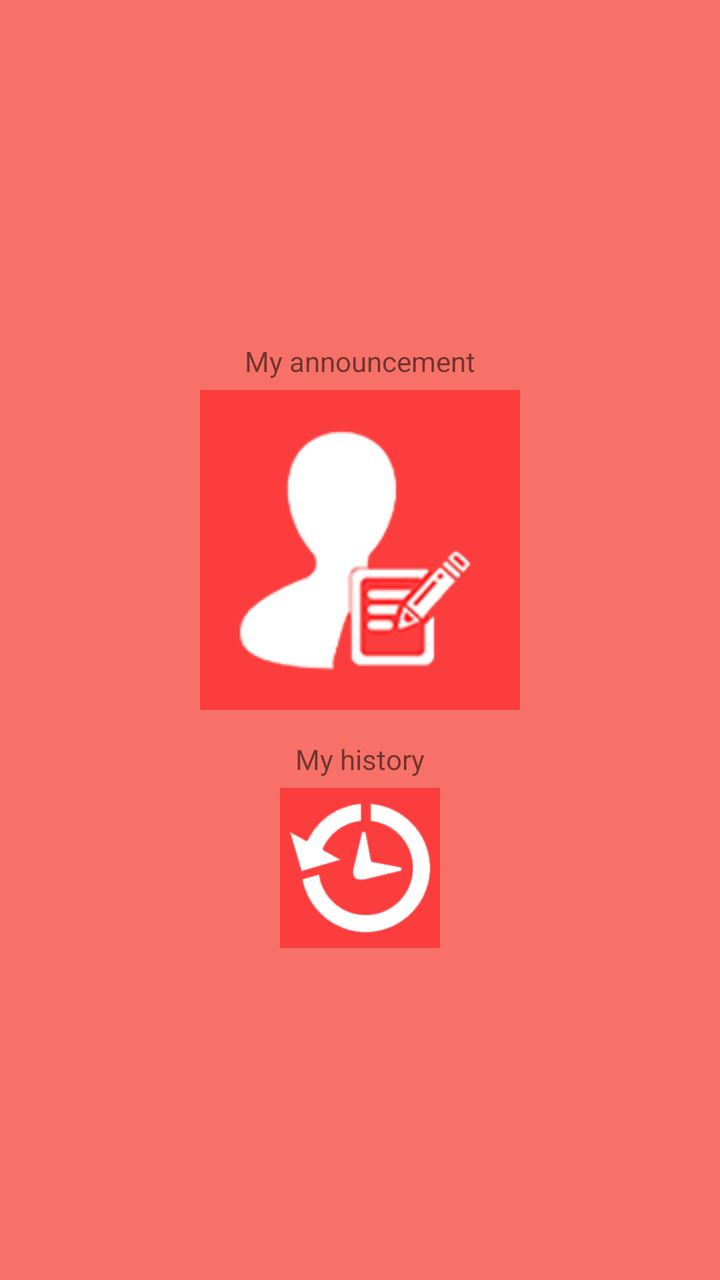
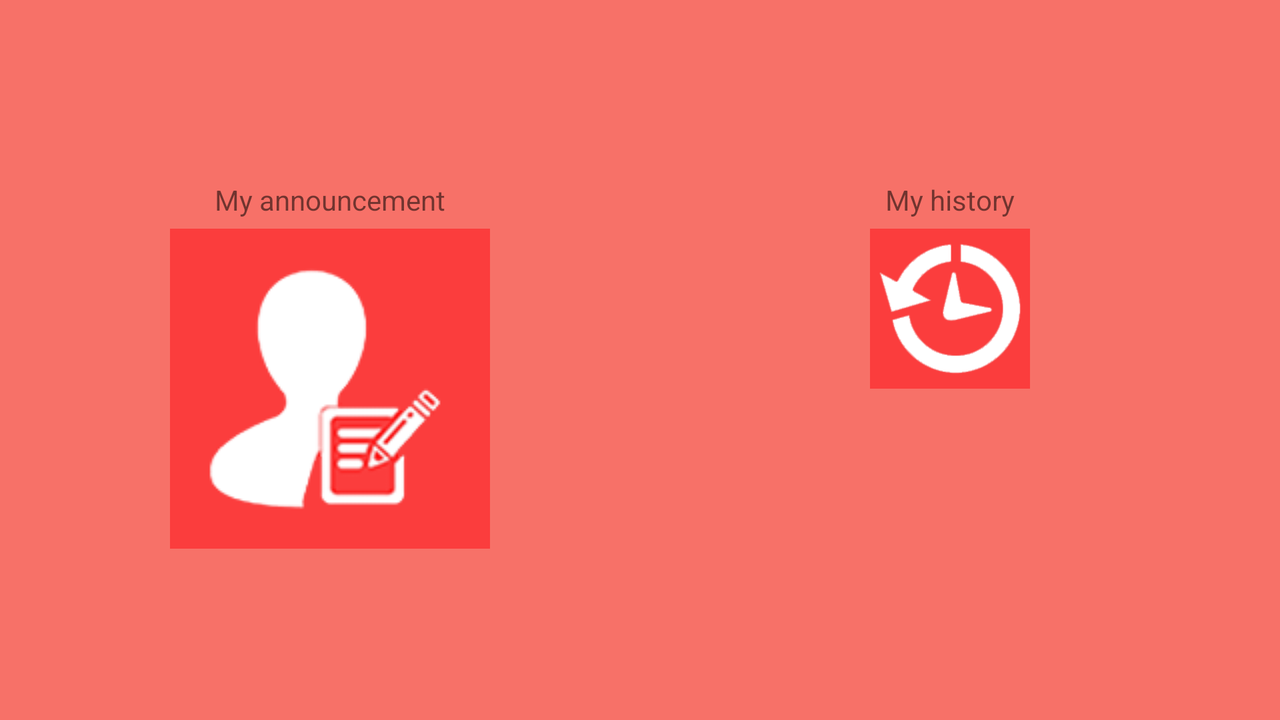

An Android layout and its configuration variant, each rendered on a device that would load it. The default file and the variant file are quoted in full after the pictures.
<!-- AndroidManifest.xml: application theme AppTheme -->
<!-- res/layout/activity_manager__announcement.xml -->
<ScrollView xmlns:android="http://schemas.android.com/apk/res/android"
    android:layout_width="fill_parent"
    android:layout_height="fill_parent"
    android:paddingLeft="10dp"
    android:paddingRight="10dp"
    android:paddingTop="10dp"
    android:paddingBottom="10dp"
    android:background="@color/PowderRed">

    <LinearLayout
        android:layout_width="fill_parent"
        android:layout_height="fill_parent"
        android:layout_gravity="center"
        android:orientation="vertical">

        <TextView
            android:layout_width="wrap_content"
            android:layout_height="wrap_content"
            android:layout_gravity="center"
            android:textAppearance="?android:attr/textAppearanceSmall"
            android:text ="My announcement"
            android:id="@+id/textMyAnnouncement"
            android:layout_marginTop="10dp"/>

        <ImageButton
            android:id="@+id/MyAnnouncementsList"
            android:src = "@drawable/myannouncement"
            android:layout_margin="5dp"
            android:layout_weight="1"
            android:layout_height="wrap_content"
            android:layout_width="wrap_content"
            android:layout_gravity="center"
            android:background="@color/Red"
            />

        <TextView
            android:layout_width="wrap_content"
            android:layout_height="wrap_content"
            android:layout_gravity="center"
            android:textAppearance="?android:attr/textAppearanceSmall"
            android:text ="My history"
            android:id="@+id/textMyHistory"
            android:layout_marginTop="10dp"/>

        <ImageButton
            android:id="@+id/MyHistory"
            android:src = "@drawable/history"
            android:layout_margin="5dp"
            android:layout_weight="1"
            android:layout_height="wrap_content"
            android:layout_width="wrap_content"
            android:layout_gravity="center"
            android:background="@color/Red"
            />

    </LinearLayout>
</ScrollView>
<!-- resources referenced by this layout -->
<resources>
  <color name="PowderRed">#F77168</color>
  <color name="Red">#FB3D3D</color>
  <!-- drawable history: png bitmap (drawable-xhdpi, 7711 bytes) -->
  <!-- drawable myannouncement: png bitmap (drawable-mdpi, 6323 bytes) -->
  <style name="AppTheme" parent="Theme.AppCompat.Light.DarkActionBar">
          
      </style>
</resources>
<!-- res/layout-land/activity_manager__announcement.xml (the repository's variant of the layout above) -->
<!-- drawn on the phone turned sideways -->
<ScrollView xmlns:android="http://schemas.android.com/apk/res/android"
    android:layout_width="fill_parent"
    android:layout_height="fill_parent"
    android:paddingLeft="10dp"
    android:paddingRight="10dp"
    android:paddingTop="10dp"
    android:paddingBottom="10dp"
    android:background="@color/PowderRed">

    <LinearLayout
        android:layout_width="fill_parent"
        android:layout_height="wrap_content"
        android:layout_gravity="center"
        android:orientation="horizontal">

        <LinearLayout
            android:layout_width="fill_parent"
            android:layout_height="wrap_content"
            android:layout_weight="1"
            android:orientation="vertical">

            <TextView
                android:layout_width="wrap_content"
                android:layout_height="wrap_content"
                android:text ="My announcement"
                android:layout_gravity="center"
                android:id="@+id/textMyAnnouncement"
                android:layout_marginTop="10dp"/>

            <ImageButton
                android:id="@+id/MyAnnouncementsList"
                android:src = "@drawable/myannouncement"
                android:layout_margin="5dp"
                android:layout_weight="1"
                android:layout_height="0dp"
                android:layout_width="wrap_content"
                android:layout_gravity="center"
                android:background="@color/Red"
                />
        </LinearLayout>

        <LinearLayout
            android:layout_width="fill_parent"
            android:layout_height="wrap_content"
            android:layout_weight="1"
            android:orientation="vertical">

            <TextView
                android:layout_width="wrap_content"
                android:layout_height="wrap_content"
                android:text ="My history"
                android:id="@+id/textMyHistory"
                android:layout_gravity="center"
                android:layout_marginTop="10dp"/>

            <ImageButton
                android:id="@+id/MyHistory"
                android:src = "@drawable/history"
                android:layout_margin="5dp"
                android:layout_weight="1"
                android:layout_height="0dp"
                android:layout_width="wrap_content"
                android:layout_gravity="center"
                android:background="@color/Red" />
        </LinearLayout>
    </LinearLayout>
</ScrollView>
